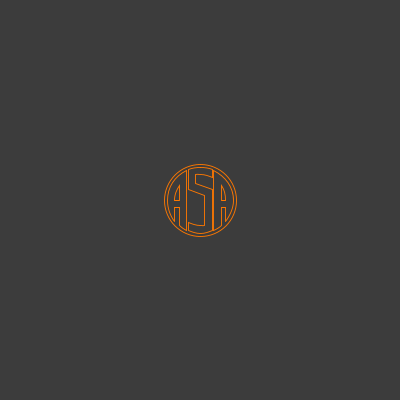
Frame 1 (no input)
Frame 60 (the mouse pressed at the canvas centre just before this capture): identical to frame 1, image omitted
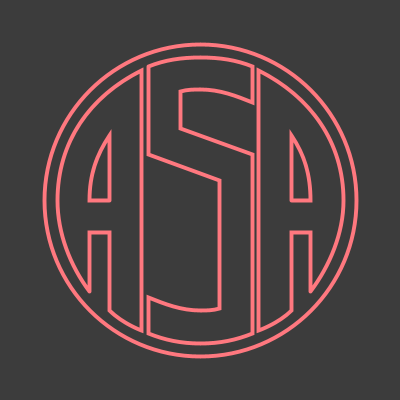
Frame 120 (the mouse held since frame 60 and released just before this capture)

The Processing sketch that drew these frames (run headless with seeded random() and noise(); from frame 60 on, the mouse is pressed at the canvas centre):

// Processing sketch: processing_35839
// ── processing_35839.pde

float originX;
float originY;

void setup(){
  size(400, 400);
  smooth();
  frameRate(60);
  originX = width/2;
  originY = height/2;
  ellipseMode(CENTER);
}

void draw(){
  background(60);
  
//========================================================

  float x = (mouseX / 400.0)+.15;
  float yColor = (mouseY / 400.0);
  println(mouseX + " " + mouseY);
  fill(60);
  strokeWeight(6*x);
  stroke(280, 120, 255*yColor);
 
  ellipse(originX, originY, 480*x, 480*x);
  
//========================================================

// Left A (outer shape)  
  beginShape();
  println(x);
  vertex        (originX - 170*x, originY + 140*x);
  bezierVertex  (originX - 200*x, originY + 100*x, originX - 220*x, originY + 50*x,  originX - 220*x, originY);
  bezierVertex  (originX - 220*x, originY - 90*x,  originX - 170*x, originY - 160*x, originX - 90*x,  originY - 200*x);
  vertex        (originX - 90*x,  originY + 200*x);
  bezierVertex  (originX - 90*x,  originY + 200*x, originX - 120*x, originY + 190*x, originX - 140*x, originY + 170*x);
  vertex        (originX - 140*x, originY + 50*x);
  vertex        (originX - 170*x, originY + 50*x);
  vertex        (originX - 170*x, originY + 140*x);
  endShape();

 // Left A (inner shape)  
  beginShape();
  vertex        (originX - 140*x, originY);
  vertex        (originX - 170*x, originY);
  bezierVertex  (originX - 170*x, originY - 40*x,  originX - 160*x, originY - 70*x,  originX - 140*x, originY - 100*x);
  vertex        (originX - 140*x, originY);
  endShape();

//========================================================

// S
  beginShape();
  vertex        (originX - 80*x,  originY - 205*x);
  bezierVertex  (originX - 55*x,  originY - 215*x, originX - 30*x,  originY - 220*x, originX,        originY - 220*x);
  bezierVertex  (originX + 30*x,  originY - 220*x, originX + 55*x,  originY - 215*x, originX + 80*x, originY - 205*x);
  vertex        (originX + 80*x,  originY - 150*x);
  bezierVertex  (originX + 55*x,  originY - 160*x, originX + 30*x,  originY - 170*x, originX,        originY - 170*x);
  bezierVertex  (originX - 10*x,  originY - 170*x, originX - 20*x,  originY - 170*x, originX - 30*x, originY - 167*x);
  vertex        (originX - 30*x,  originY - 110*x);
  vertex        (originX + 80*x,  originY - 70*x);
  vertex        (originX + 80*x,  originY + 205*x);
  bezierVertex  (originX + 55*x,  originY + 215*x, originX + 30*x,  originY + 220*x, originX,        originY + 220*x);
  bezierVertex  (originX - 30*x,  originY + 220*x, originX - 55*x,  originY + 215*x, originX - 80*x, originY + 205*x);
  vertex        (originX - 80*x,  originY + 150*x);
  bezierVertex  (originX - 55*x,  originY + 160*x, originX - 30*x,  originY + 170*x, originX,        originY + 170*x);
  bezierVertex  (originX + 10*x,  originY + 170*x, originX + 20*x,  originY + 170*x, originX + 30*x, originY + 167*x);
  vertex        (originX + 30*x,  originY - 30*x);
  vertex        (originX - 80*x,  originY - 70*x);  
  vertex        (originX - 80*x,  originY - 205*x);
  endShape();

//========================================================

// Right A (outer shape)  
  beginShape();
  vertex        (originX + 170*x, originY + 140*x);
  bezierVertex  (originX + 200*x, originY + 100*x, originX + 220*x, originY + 50 *x, originX + 220*x, originY);
  bezierVertex  (originX + 220*x, originY - 90 *x, originX + 170*x, originY - 160*x, originX + 90 *x, originY - 200*x);
  vertex        (originX + 90 *x, originY + 200*x);
  bezierVertex  (originX + 90 *x, originY + 200*x, originX + 120*x, originY + 190*x, originX + 140*x, originY + 170*x);
  vertex        (originX + 140*x, originY + 50 *x);
  vertex        (originX + 170*x, originY + 50 *x);
  vertex        (originX + 170*x, originY + 140*x);
  endShape();

// Right A (inner shape)  
  beginShape();
  vertex        (originX + 140*x, originY);
  vertex        (originX + 170*x, originY);
  bezierVertex  (originX + 170*x, originY - 40*x,  originX + 160*x, originY - 70*x, originX + 140*x, originY - 100*x);
  vertex        (originX + 140*x, originY);
  endShape();
 
}
